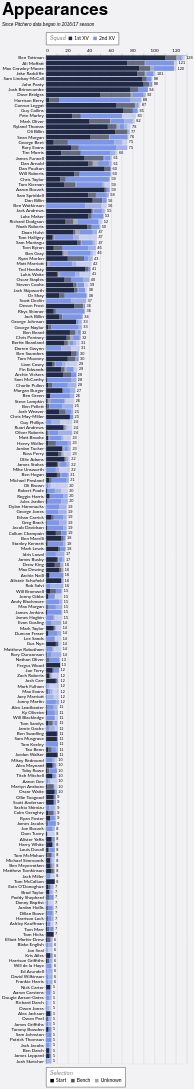

Source (Vega-Lite JSON):
### Vega-Lite specification from a JSON file in a GitHub repository (floating-point values rounded to 4 significant figures; data arrays with more than 128 entries replaced by an {"elided": "..."} marker saying what was removed)
{"config": {"axis": {"labelFont": "Lato, sans-serif", "titleFont": "PT Sans Narrow, Helvetica Neue, Helvetica, Arial, sans-serif", "labelFontSize": 13, "titleFontSize": 24, "gridColor": "#202947", "gridOpacity": 0.2}, "header": {"labelFont": "PT Sans Narrow, Helvetica Neue, Helvetica, Arial, sans-serif", "titleFont": "PT Sans Narrow, Helvetica Neue, Helvetica, Arial, sans-serif", "labelFontSize": 24, "titleFontSize": 28, "labelFontWeight": "bold", "orient": "left"}, "legend": {"labelFont": "Lato, sans-serif", "titleFont": "PT Sans Narrow, Helvetica Neue, Helvetica, Arial, sans-serif", "labelFontSize": 14, "titleFontSize": 16, "titlePadding": 5, "fillColor": "white", "strokeColor": "black", "padding": 10, "titleFontWeight": "lighter", "titleFontStyle": "italic", "titleColor": "gray", "offset": 10}, "title": {"font": "PT Sans Narrow, Helvetica Neue, Helvetica, Arial, sans-serif", "fontSize": 48, "fontWeight": "bold", "anchor": "start", "align": "center", "titlePadding": 20, "subtitlePadding": 10, "subtitleFontSize": 13, "subtitleColor": "", "subtitleFontStyle": "italic", "offset": 15, "color": "black"}, "axisX": {"labelAngle": 0}, "facet": {"title": null, "header": null, "align": {"row": "each", "column": "each"}}, "resolve": {"scale": {"y": "independent", "facet": "independent"}}, "background": "#f2f1f4"}, "layer": [{"mark": {"type": "bar"}, "encoding": {"color": {"field": "squad", "legend": {"labelExpr": "datum.value + ' XV'", "orient": "top", "title": "Squad", "titleOrient": "left"}, "scale": {"domain": ["1st", "2nd"], "range": ["#202946", "#7d96e8"]}, "sort": ["1st", "2nd"], "type": "nominal"}, "opacity": {"field": "start", "legend": {"orient": "bottom", "title": "Selection"}, "scale": {"domain": ["Start", "Bench", "Unknown"], "range": [1.0, 0.35, 0.2]}, "sort": ["Start", "Bench", "Unknown"], "type": "nominal"}, "order": {"field": "stack_order", "sort": "ascending", "type": "quantitative"}, "tooltip": [{"field": "player", "title": "Player", "type": "nominal"}, {"field": "squad", "title": "Squad", "type": "nominal"}, {"field": "start", "title": "Selection", "type": "nominal"}, {"aggregate": "sum", "field": "games", "title": "Games", "type": "quantitative"}, {"aggregate": "max", "field": "player_total", "title": "Total", "type": "quantitative"}], "x": {"aggregate": "sum", "axis": {"orient": "top", "title": null}, "field": "games", "type": "quantitative"}, "y": {"field": "player", "sort": {"field": "player_total", "op": "max", "order": "descending"}, "title": null, "type": "nominal"}}}, {"mark": {"type": "text", "align": "left", "baseline": "middle", "color": "black", "dx": 4, "fontSize": 11}, "encoding": {"text": {"field": "total_games", "format": ".0f", "type": "quantitative"}, "x": {"axis": {"orient": "top", "title": null}, "field": "total_games", "type": "quantitative"}, "y": {"field": "player", "sort": {"field": "player_total", "op": "max", "order": "descending"}, "title": null, "type": "nominal"}}, "transform": [{"aggregate": [{"op": "sum", "field": "games", "as": "total_games"}, {"op": "max", "field": "player_total", "as": "player_total"}], "groupby": ["player"]}]}], "data": {"name": "data-f03e1e182f998e4ba925badbd6e27f95"}, "height": {"step": 15}, "params": [{"name": "seasonParam", "value": []}, {"name": "gameTypesParam", "value": []}, {"name": "squadParam", "value": "All"}, {"name": "positionsParam", "value": []}, {"name": "minAppsParam", "value": 5}], "title": {"text": "Appearances", "subtitle": "Since Pitchero data began in 2016/17 season"}, "transform": [{"filter": "length(seasonParam) === 0 || indexof(seasonParam, datum.season) >= 0"}, {"filter": "length(gameTypesParam) === 0 || indexof(gameTypesParam, datum.game_type) >= 0"}, {"filter": "squadParam === \"All\" || datum.squad === squadParam"}, {"filter": "length(positionsParam) === 0 || indexof(positionsParam, datum.position) >= 0"}, {"joinaggregate": [{"op": "sum", "field": "games", "as": "player_total"}], "groupby": ["player"]}, {"filter": "datum.player_total >= minAppsParam"}], "width": 400, "$schema": "https://vega.github.io/schema/vega-lite/v5.20.1.json", "datasets": {"data-f03e1e182f998e4ba925badbd6e27f95": {"elided": "2352 records"}}}
